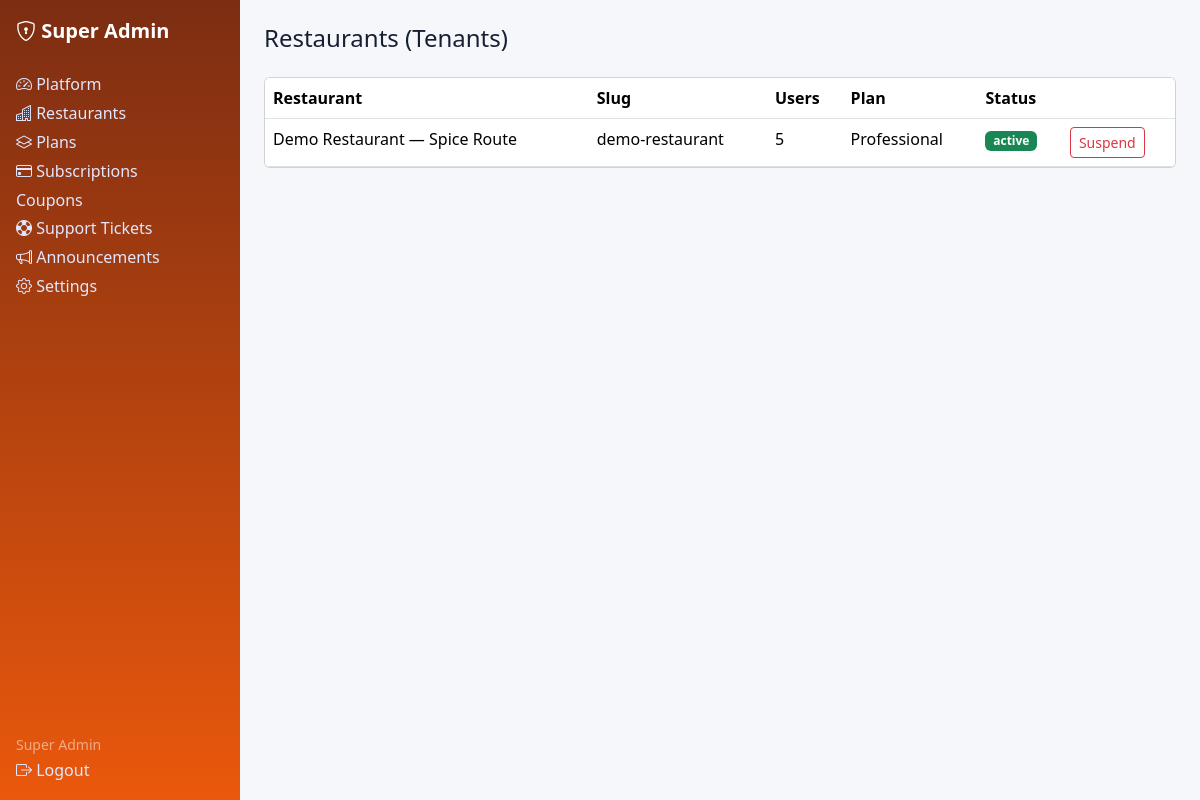
The app's page /super-admin/tenants.php (signed in) with its own data.
### tables this page shows
CREATE TABLE tenants (id INT UNSIGNED AUTO_INCREMENT PRIMARY KEY, name VARCHAR(150) NOT NULL, slug VARCHAR(160) NOT NULL UNIQUE, status ENUM('active','suspended') NOT NULL DEFAULT 'active', created_at DATETIME NOT NULL DEFAULT CURRENT_TIMESTAMP, INDEX idx_tenants_status(status));

### includes/functions.php (called while the page is built, shortened)
<?php
function e(?string $v): string { return htmlspecialchars($v ?? '', ENT_QUOTES, 'UTF-8'); }

### super-admin/tenants.php (the view, shortened to what this page needs)
<?php require_once __DIR__ . '/../includes/auth.php'; $user=require_role(['super_admin'], '../auth/login.php'); $pdo=db(); $base='../';
$rows=$pdo->query('SELECT t.*, (SELECT COUNT(*) FROM users u WHERE u.tenant_id=t.id) user_count, (SELECT p.name FROM subscriptions s JOIN plans p ON p.id=s.plan_id WHERE s.tenant_id=t.id ORDER BY s.id DESC LIMIT 1) plan_name FROM tenants t ORDER BY t.id DESC')->fetchAll();
include __DIR__ . '/header.php'; ?>
<div class="card p-0 overflow-auto"><table class="table mb-0"><tr><th>Restaurant</th><th>Slug</th><th>Users</th><th>Plan</th><th>Status</th><th></th></tr>
<?php foreach($rows as $r): ?><tr><td><?= e($r['name']) ?></td><td><?= e($r['slug']) ?></td><td><?= $r['user_count'] ?></td><td><?= e($r['plan_name']??'—') ?></td><td><span class="badge bg-<?= $r['status']==='active'?'success':'danger' ?>"><?= e($r['status']) ?></span></td>
<td><form method="post"><?= csrf_field() ?><input type="hidden" name="id" value="<?= $r['id'] ?>"><button class="btn btn-sm btn-outline-<?= $r['status']==='active'?'danger':'success' ?>" data-confirm="Toggle tenant status?"><?= $r['status']==='active'?'Suspend':'Reactivate' ?></button></form></td></tr><?php endforeach; ?></table></div>
<?php include __DIR__ . '/footer.php'; ?>

### assets/css/style.css (style rules this page uses)
:root { --brand:#ea580c;--bg:#f6f7fb;--card:#fff;--text:#172033 }
body { background:var(--bg);color:var(--text);font-family:system-ui,-apple-system,"Segoe UI",Roboto,sans-serif }

### records on screen
tenants: name "Demo Restaurant — Spice Route", slug "demo-restaurant", user_count "5", plan_name "Professional", status "active", shows "Suspend"

### other values on screen
$l "Platform"
$l "Restaurants"
$l "Plans"
$l "Subscriptions"
$l "Coupons"
$l "Support Tickets"
$l "Announcements"
$l "Settings"
current_user()['name'] "Super Admin"
$pageTitle "Restaurants (Tenants)"
